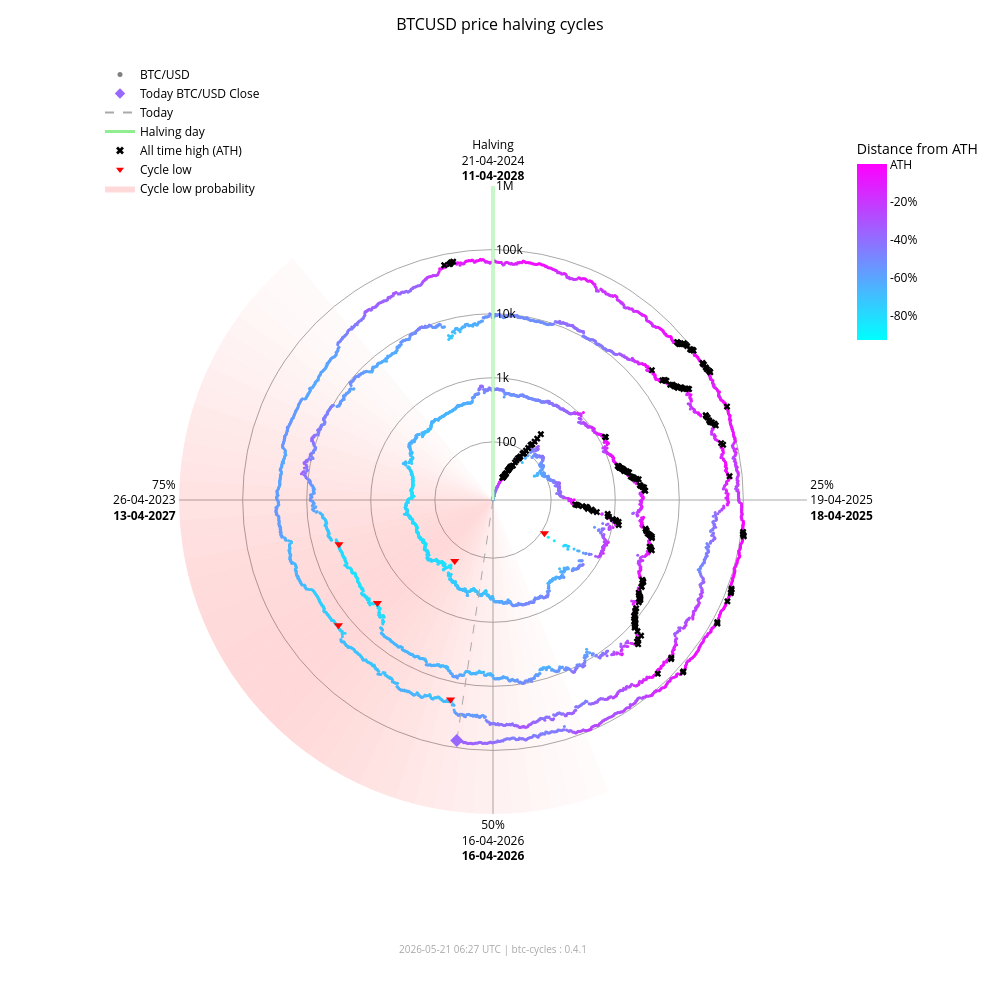

Here is the notebook cell this chart was saved with:
### Markdown cell above
### Interactive chart (plotly)

### Code cell
fig_interactive = btc.plot(
    kind="interactive",
    from_date="2012-11-28",
)
# plotly config for interactivity
config = {"scrollZoom": True, "displayModeBar": True}
# display in notebook
fig_interactive.show(config=config)

### Figure 1 — Plotly figure (JSON) as saved in the notebook; plotly's stock layout.template omitted (floating-point values rounded to 4 significant figures; data arrays with more than 128 entries replaced by an {"elided": "..."} marker saying what was removed)
{"data": [{"fill": "toself", "fillcolor": "rgba(255,0,0,0.017168280509461755)", "hoverinfo": "skip", "line": {"width": 0}, "mode": "lines", "r": [12.35, 1000000, 1000000, 12.35, 12.35], "showlegend": false, "theta": [158.4, 158.4, 162.0, 162.0, 158.4], "type": "scatterpolar"}, {"fill": "toself", "fillcolor": "rgba(255,0,0,0.022114794501891175)", "hoverinfo": "skip", "line": {"width": 0}, "mode": "lines", "r": [12.35, 1000000, 1000000, 12.35, 12.35], "showlegend": false, "theta": [162.0, 162.0, 165.6, 165.6, 162.0], "type": "scatterpolar"}, {"fill": "toself", "fillcolor": "rgba(255,0,0,0.02790404259511669)", "hoverinfo": "skip", "line": {"width": 0}, "mode": "lines", "r": [12.35, 1000000, 1000000, 12.35, 12.35], "showlegend": false, "theta": [165.6, 165.6, 169.2, 169.2, 165.6], "type": "scatterpolar"}, {"fill": "toself", "fillcolor": "rgba(255,0,0,0.034518294852420334)", "hoverinfo": "skip", "line": {"width": 0}, "mode": "lines", "r": [12.35, 1000000, 1000000, 12.35, 12.35], "showlegend": false, "theta": [169.2, 169.2, 172.8, 172.8, 169.2], "type": "scatterpolar"}, {"fill": "toself", "fillcolor": "rgba(255,0,0,0.041901979682821514)", "hoverinfo": "skip", "line": {"width": 0}, "mode": "lines", "r": [12.35, 1000000, 1000000, 12.35, 12.35], "showlegend": false, "theta": [172.8, 172.8, 176.4, 176.4, 172.8], "type": "scatterpolar"}, {"fill": "toself", "fillcolor": "rgba(255,0,0,0.04996405861294358)", "hoverinfo": "skip", "line": {"width": 0}, "mode": "lines", "r": [12.35, 1000000, 1000000, 12.35, 12.35], "showlegend": false, "theta": [176.4, 176.4, 180.0, 180.0, 176.4], "type": "scatterpolar"}, {"fill": "toself", "fillcolor": "rgba(255,0,0,0.05858349692240514)", "hoverinfo": "skip", "line": {"width": 0}, "mode": "lines", "r": [12.35, 1000000, 1000000, 12.35, 12.35], "showlegend": false, "theta": [180.0, 180.0, 183.6, 183.6, 180.0], "type": "scatterpolar"}, {"fill": "toself", "fillcolor": "rgba(255,0,0,0.06761662035375064)", "hoverinfo": "skip", "line": {"width": 0}, "mode": "lines", "r": [12.35, 1000000, 1000000, 12.35, 12.35], "showlegend": false, "theta": [183.6, 183.6, 187.2, 187.2, 183.6], "type": "scatterpolar"}, {"fill": "toself", "fillcolor": "rgba(255,0,0,0.07690481219944661)", "hoverinfo": "skip", "line": {"width": 0}, "mode": "lines", "r": [12.35, 1000000, 1000000, 12.35, 12.35], "showlegend": false, "theta": [187.2, 187.2, 190.8, 190.8, 187.2], "type": "scatterpolar"}, {"fill": "toself", "fillcolor": "rgba(255,0,0,0.08628112000611096)", "hoverinfo": "skip", "line": {"width": 0}, "mode": "lines", "r": [12.35, 1000000, 1000000, 12.35, 12.35], "showlegend": false, "theta": [190.8, 190.8, 194.4, 194.4, 190.8], "type": "scatterpolar"}, {"fill": "toself", "fillcolor": "rgba(255,0,0,0.09557490841018089)", "hoverinfo": "skip", "line": {"width": 0}, "mode": "lines", "r": [12.35, 1000000, 1000000, 12.35, 12.35], "showlegend": false, "theta": [194.4, 194.4, 198.0, 198.0, 194.4], "type": "scatterpolar"}, {"fill": "toself", "fillcolor": "rgba(255,0,0,0.10461455782963762)", "hoverinfo": "skip", "line": {"width": 0}, "mode": "lines", "r": [12.35, 1000000, 1000000, 12.35, 12.35], "showlegend": false, "theta": [198.0, 198.0, 201.6, 201.6, 198.0], "type": "scatterpolar"}, {"fill": "toself", "fillcolor": "rgba(255,0,0,0.11322908719652829)", "hoverinfo": "skip", "line": {"width": 0}, "mode": "lines", "r": [12.35, 1000000, 1000000, 12.35, 12.35], "showlegend": false, "theta": [201.6, 201.6, 205.2, 205.2, 201.6], "type": "scatterpolar"}, {"fill": "toself", "fillcolor": "rgba(255,0,0,0.12125015337052986)", "hoverinfo": "skip", "line": {"width": 0}, "mode": "lines", "r": [12.35, 1000000, 1000000, 12.35, 12.35], "showlegend": false, "theta": [205.2, 205.2, 208.8, 208.8, 205.2], "type": "scatterpolar"}, {"fill": "toself", "fillcolor": "rgba(255,0,0,0.12851590515331976)", "hoverinfo": "skip", "line": {"width": 0}, "mode": "lines", "r": [12.35, 1000000, 1000000, 12.35, 12.35], "showlegend": false, "theta": [208.8, 208.8, 212.4, 212.4, 208.8], "type": "scatterpolar"}, {"fill": "toself", "fillcolor": "rgba(255,0,0,0.13487757461161184)", "hoverinfo": "skip", "line": {"width": 0}, "mode": "lines", "r": [12.35, 1000000, 1000000, 12.35, 12.35], "showlegend": false, "theta": [212.4, 212.4, 216.0, 216.0, 212.4], "type": "scatterpolar"}, {"fill": "toself", "fillcolor": "rgba(255,0,0,0.14020862181849592)", "hoverinfo": "skip", "line": {"width": 0}, "mode": "lines", "r": [12.35, 1000000, 1000000, 12.35, 12.35], "showlegend": false, "theta": [216.0, 216.0, 219.6, 219.6, 216.0], "type": "scatterpolar"}, {"fill": "toself", "fillcolor": "rgba(255,0,0,0.14441504950654527)", "hoverinfo": "skip", "line": {"width": 0}, "mode": "lines", "r": [12.35, 1000000, 1000000, 12.35, 12.35], "showlegend": false, "theta": [219.6, 219.6, 223.2, 223.2, 219.6], "type": "scatterpolar"}, {"fill": "toself", "fillcolor": "rgba(255,0,0,0.14744459351271713)", "hoverinfo": "skip", "line": {"width": 0}, "mode": "lines", "r": [12.35, 1000000, 1000000, 12.35, 12.35], "showlegend": false, "theta": [223.2, 223.2, 226.8, 226.8, 223.2], "type": "scatterpolar"}, {"fill": "toself", "fillcolor": "rgba(255,0,0,0.14929223192296423)", "hoverinfo": "skip", "line": {"width": 0}, "mode": "lines", "r": [12.35, 1000000, 1000000, 12.35, 12.35], "showlegend": false, "theta": [226.8, 226.8, 230.4, 230.4, 226.8], "type": "scatterpolar"}, {"fill": "toself", "fillcolor": "rgba(255,0,0,0.15)", "hoverinfo": "skip", "line": {"width": 0}, "mode": "lines", "r": [12.35, 1000000, 1000000, 12.35, 12.35], "showlegend": false, "theta": [230.4, 230.4, 234.0, 234.0, 230.4], "type": "scatterpolar"}, {"fill": "toself", "fillcolor": "rgba(255,0,0,0.14965033825231114)", "hoverinfo": "skip", "line": {"width": 0}, "mode": "lines", "r": [12.35, 1000000, 1000000, 12.35, 12.35], "showlegend": false, "theta": [234.0, 234.0, 237.6, 237.6, 234.0], "type": "scatterpolar"}, {"fill": "toself", "fillcolor": "rgba(255,0,0,0.14835378057909807)", "hoverinfo": "skip", "line": {"width": 0}, "mode": "lines", "r": [12.35, 1000000, 1000000, 12.35, 12.35], "showlegend": false, "theta": [237.6, 237.6, 241.2, 241.2, 237.6], "type": "scatterpolar"}, {"fill": "toself", "fillcolor": "rgba(255,0,0,0.14623322283554635)", "hoverinfo": "skip", "line": {"width": 0}, "mode": "lines", "r": [12.35, 1000000, 1000000, 12.35, 12.35], "showlegend": false, "theta": [241.2, 241.2, 244.8, 244.8, 241.2], "type": "scatterpolar"}, {"fill": "toself", "fillcolor": "rgba(255,0,0,0.1434078538226231)", "hoverinfo": "skip", "line": {"width": 0}, "mode": "lines", "r": [12.35, 1000000, 1000000, 12.35, 12.35], "showlegend": false, "theta": [244.8, 244.8, 248.4, 248.4, 244.8], "type": "scatterpolar"}, {"fill": "toself", "fillcolor": "rgba(255,0,0,0.13997983179373427)", "hoverinfo": "skip", "line": {"width": 0}, "mode": "lines", "r": [12.35, 1000000, 1000000, 12.35, 12.35], "showlegend": false, "theta": [248.4, 248.4, 252.0, 252.0, 248.4], "type": "scatterpolar"}, {"fill": "toself", "fillcolor": "rgba(255,0,0,0.13602598258454268)", "hoverinfo": "skip", "line": {"width": 0}, "mode": "lines", "r": [12.35, 1000000, 1000000, 12.35, 12.35], "showlegend": false, "theta": [252.0, 252.0, 255.6, 255.6, 252.0], "type": "scatterpolar"}, {"fill": "toself", "fillcolor": "rgba(255,0,0,0.13159547355344953)", "hoverinfo": "skip", "line": {"width": 0}, "mode": "lines", "r": [12.35, 1000000, 1000000, 12.35, 12.35], "showlegend": false, "theta": [255.6, 255.6, 259.2, 259.2, 255.6], "type": "scatterpolar"}, {"fill": "toself", "fillcolor": "rgba(255,0,0,0.12671301775492697)", "hoverinfo": "skip", "line": {"width": 0}, "mode": "lines", "r": [12.35, 1000000, 1000000, 12.35, 12.35], "showlegend": false, "theta": [259.2, 259.2, 262.8, 262.8, 259.2], "type": "scatterpolar"}, {"fill": "toself", "fillcolor": "rgba(255,0,0,0.12138610149219965)", "hoverinfo": "skip", "line": {"width": 0}, "mode": "lines", "r": [12.35, 1000000, 1000000, 12.35, 12.35], "showlegend": false, "theta": [262.8, 262.8, 266.4, 266.4, 262.8], "type": "scatterpolar"}, {"fill": "toself", "fillcolor": "rgba(255,0,0,0.1156142551644921)", "hoverinfo": "skip", "line": {"width": 0}, "mode": "lines", "r": [12.35, 1000000, 1000000, 12.35, 12.35], "showlegend": false, "theta": [266.4, 266.4, 270.0, 270.0, 266.4], "type": "scatterpolar"}, {"fill": "toself", "fillcolor": "rgba(255,0,0,0.10939851441251548)", "hoverinfo": "skip", "line": {"width": 0}, "mode": "lines", "r": [12.35, 1000000, 1000000, 12.35, 12.35], "showlegend": false, "theta": [270.0, 270.0, 273.6, 273.6, 270.0], "type": "scatterpolar"}, {"fill": "toself", "fillcolor": "rgba(255,0,0,0.10274974912946185)", "hoverinfo": "skip", "line": {"width": 0}, "mode": "lines", "r": [12.35, 1000000, 1000000, 12.35, 12.35], "showlegend": false, "theta": [273.6, 273.6, 277.2, 277.2, 273.6], "type": "scatterpolar"}, {"fill": "toself", "fillcolor": "rgba(255,0,0,0.09569517349791425)", "hoverinfo": "skip", "line": {"width": 0}, "mode": "lines", "r": [12.35, 1000000, 1000000, 12.35, 12.35], "showlegend": false, "theta": [277.2, 277.2, 280.8, 280.8, 277.2], "type": "scatterpolar"}, {"fill": "toself", "fillcolor": "rgba(255,0,0,0.08828282625646727)", "hoverinfo": "skip", "line": {"width": 0}, "mode": "lines", "r": [12.35, 1000000, 1000000, 12.35, 12.35], "showlegend": false, "theta": [280.8, 280.8, 284.4, 284.4, 280.8], "type": "scatterpolar"}, {"fill": "toself", "fillcolor": "rgba(255,0,0,0.08058400018765345)", "hoverinfo": "skip", "line": {"width": 0}, "mode": "lines", "r": [12.35, 1000000, 1000000, 12.35, 12.35], "showlegend": false, "theta": [284.4, 284.4, 288.0, 288.0, 284.4], "type": "scatterpolar"}, {"fill": "toself", "fillcolor": "rgba(255,0,0,0.07269354608292704)", "hoverinfo": "skip", "line": {"width": 0}, "mode": "lines", "r": [12.35, 1000000, 1000000, 12.35, 12.35], "showlegend": false, "theta": [288.0, 288.0, 291.6, 291.6, 288.0], "type": "scatterpolar"}, {"fill": "toself", "fillcolor": "rgba(255,0,0,0.06472784449068783)", "hoverinfo": "skip", "line": {"width": 0}, "mode": "lines", "r": [12.35, 1000000, 1000000, 12.35, 12.35], "showlegend": false, "theta": [291.6, 291.6, 295.2, 295.2, 291.6], "type": "scatterpolar"}, {"fill": "toself", "fillcolor": "rgba(255,0,0,0.05682021976743955)", "hoverinfo": "skip", "line": {"width": 0}, "mode": "lines", "r": [12.35, 1000000, 1000000, 12.35, 12.35], "showlegend": false, "theta": [295.2, 295.2, 298.8, 298.8, 295.2], "type": "scatterpolar"}, {"fill": "toself", "fillcolor": "rgba(255,0,0,0.04911378436707333)", "hoverinfo": "skip", "line": {"width": 0}, "mode": "lines", "r": [12.35, 1000000, 1000000, 12.35, 12.35], "showlegend": false, "theta": [298.8, 298.8, 302.4, 302.4, 298.8], "type": "scatterpolar"}, {"fill": "toself", "fillcolor": "rgba(255,0,0,0.04175213714896469)", "hoverinfo": "skip", "line": {"width": 0}, "mode": "lines", "r": [12.35, 1000000, 1000000, 12.35, 12.35], "showlegend": false, "theta": [302.4, 302.4, 306.0, 306.0, 302.4], "type": "scatterpolar"}, {"fill": "toself", "fillcolor": "rgba(255,0,0,0.034868865657538876)", "hoverinfo": "skip", "line": {"width": 0}, "mode": "lines", "r": [12.35, 1000000, 1000000, 12.35, 12.35], "showlegend": false, "theta": [306.0, 306.0, 309.6, 309.6, 306.0], "type": "scatterpolar"}, {"fill": "toself", "fillcolor": "rgba(255,0,0,0.02857722515334582)", "hoverinfo": "skip", "line": {"width": 0}, "mode": "lines", "r": [12.35, 1000000, 1000000, 12.35, 12.35], "showlegend": false, "theta": [309.6, 309.6, 313.2, 313.2, 309.6], "type": "scatterpolar"}, {"fill": "toself", "fillcolor": "rgba(255,0,0,0.022961515313555197)", "hoverinfo": "skip", "line": {"width": 0}, "mode": "lines", "r": [12.35, 1000000, 1000000, 12.35, 12.35], "showlegend": false, "theta": [313.2, 313.2, 316.8, 316.8, 313.2], "type": "scatterpolar"}, {"fill": "toself", "fillcolor": "rgba(255,0,0,0.01807146942917362)", "hoverinfo": "skip", "line": {"width": 0}, "mode": "lines", "r": [12.35, 1000000, 1000000, 12.35, 12.35], "showlegend": false, "theta": [316.8, 316.8, 320.4, 320.4, 316.8], "type": "scatterpolar"}, {"hoverinfo": "text", "marker": {"color": {"elided": "4923 str values"}, "size": 3}, "mode": "markers", "r": {"elided": "4923 float values"}, "showlegend": false, "text": {"elided": "4923 str values"}, "theta": {"elided": "4923 float values"}, "type": "scatterpolar"}, {"hoverinfo": "skip", "line": {"color": "lightgreen", "width": 3}, "mode": "lines", "r": [12.35, 1000000], "showlegend": false, "theta": [0, 0], "type": "scatterpolar"}, {"hoverinfo": "skip", "line": {"color": "darkgrey", "dash": "dash", "width": 1}, "mode": "lines", "r": [12.35, 77720.0], "showlegend": false, "theta": [188.6, 188.6], "type": "scatterpolar"}, {"hoverinfo": "text", "marker": {"color": "#9867ff", "size": 10, "symbol": "diamond"}, "mode": "markers", "r": [77720.0], "showlegend": false, "text": ["Today<br>Date: 2026-05-21<br>Price: $77,721.90"], "theta": [188.6], "type": "scatterpolar"}, {"hoverinfo": "text", "marker": {"color": "black", "size": 6, "symbol": "x"}, "mode": "markers", "r": {"elided": "195 float values"}, "showlegend": false, "text": {"elided": "195 str values"}, "theta": {"elided": "195 float values"}, "type": "scatterpolar"}, {"hoverinfo": "text", "marker": {"color": "red", "size": 8, "symbol": "triangle-down"}, "mode": "markers", "r": [111.6, 164.9, 3233.0, 3925.0, 18950.0, 15760.0], "showlegend": false, "text": ["Cycle Low<br>Date: 2014-02-21<br>Price: $111.56<br>ATH distance: -91.0%", "Cycle Low<br>Date: 2015-01-14<br>Price: $164.92<br>ATH distance: -86.7%", "Cycle Low<br>Date: 2018-12-15<br>Price: $3,232.51<br>ATH distance: -83.3%", "Cycle Low<br>Date: 2019-03-25<br>Price: $3,924.55<br>ATH distance: -79.7%", "Cycle Low<br>Date: 2022-06-18<br>Price: $18,954.25<br>ATH distance: -71.9%", "Cycle Low<br>Date: 2022-11-21<br>Price: $15,760.19<br>ATH distance: -76.7%"], "theta": [122.8, 212.1, 228.3, 254.0, 192.0, 231.0], "type": "scatterpolar"}, {"marker": {"color": "grey", "size": 5}, "mode": "markers", "name": "BTC/USD", "r": [null], "theta": [null], "type": "scatterpolar"}, {"marker": {"color": "#9867ff", "size": 8, "symbol": "diamond"}, "mode": "markers", "name": "Today BTC/USD Close", "r": [null], "theta": [null], "type": "scatterpolar"}, {"line": {"color": "darkgrey", "dash": "dash"}, "mode": "lines", "name": "Today", "r": [null], "theta": [null], "type": "scatterpolar"}, {"line": {"color": "lightgreen", "width": 3}, "mode": "lines", "name": "Halving day", "r": [null], "theta": [null], "type": "scatterpolar"}, {"marker": {"color": "black", "size": 7, "symbol": "x"}, "mode": "markers", "name": "All time high (ATH)", "r": [null], "theta": [null], "type": "scatterpolar"}, {"marker": {"color": "red", "size": 7, "symbol": "triangle-down"}, "mode": "markers", "name": "Cycle low", "r": [null], "theta": [null], "type": "scatterpolar"}, {"fill": "toself", "fillcolor": "rgba(255,0,0,0.15)", "line": {"width": 0}, "mode": "lines", "name": "Cycle low probability", "r": [null], "theta": [null], "type": "scatterpolar"}, {"hoverinfo": "skip", "marker": {"cmax": 0, "cmin": -0.9307, "color": [0], "colorbar": {"len": 0.25, "ticktext": ["ATH", "-20%", "-40%", "-60%", "-80%", "-100%"], "tickvals": [0, -0.2, -0.4, -0.6, -0.8, -1.0], "title": {"text": "Distance from ATH"}, "x": 0.95, "y": 0.92, "yanchor": "top"}, "colorscale": {"elided": "256x2 mixed values"}, "showscale": true, "size": 0}, "mode": "markers", "r": [null], "showlegend": false, "theta": [null], "type": "scatterpolar"}], "layout": {"annotations": [{"font": {"color": "darkgrey", "size": 10}, "showarrow": false, "text": "2026-05-21 06:27 UTC | btc-cycles : 0.4.1", "x": 0.5, "xref": "paper", "y": -0.02, "yref": "paper"}], "font": {"color": "black"}, "height": 1000, "legend": {"bgcolor": "rgba(0,0,0,0)", "font": {"color": "black"}, "x": 0.0, "y": 1.0}, "margin": {"b": 60, "l": 100, "r": 80, "t": 60}, "paper_bgcolor": "white", "plot_bgcolor": "white", "polar": {"angularaxis": {"color": "black", "direction": "clockwise", "gridcolor": "darkgrey", "rotation": 90, "ticktext": ["Halving<br>21-04-2024<br><b>11-04-2028</b>", "25%<br>19-04-2025<br><b>18-04-2025</b>", "50%<br>16-04-2026<br><b>16-04-2026</b>", "75%<br>26-04-2023<br><b>13-04-2027</b>"], "tickvals": [0, 90, 180, 270]}, "bgcolor": "white", "domain": {"x": [0.1, 0.9], "y": [0.05, 0.95]}, "radialaxis": {"angle": 90, "color": "black", "gridcolor": "darkgrey", "range": [1.092, 6.0], "tickangle": 90, "ticktext": ["100", "1k", "10k", "100k", "1M"], "tickvals": [100, 1000, 10000, 100000, 1000000], "type": "log"}}, "title": {"font": {"color": "black", "size": 16}, "text": "BTCUSD price halving cycles", "x": 0.5}, "width": 1000}}
